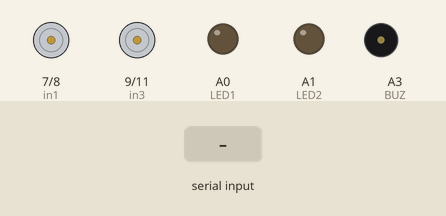
Bench run of a sketch on a simulated Arduino Uno, built with avr-gcc and run on an emulated ATmega328P. Parts: motor-driver pin pairs drawn as motors (green arrow = first pin HIGH = forward, orange = second pin HIGH = backward, longer = more drive), output pins drawn as LEDs (lit = HIGH), buzzer (waves = sounding, pin HIGH). The inputs (shaded band) are chosen by the test bench.

Above: at 1.2 s.
1.3 s: "F" received over Serial
At 2.5 s:
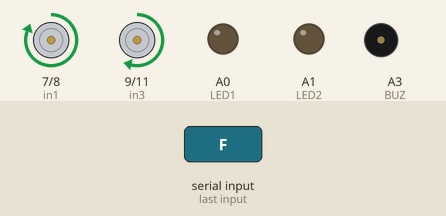
2.8 s: "B" received over Serial
At 3.8 s:
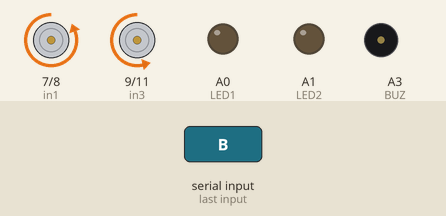
4.3 s: "L" received over Serial
At 5.3 s:
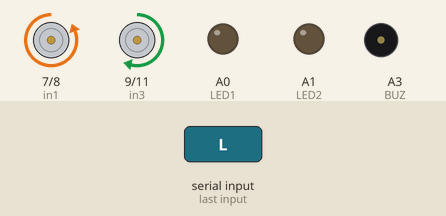
5.8 s: "R" received over Serial
At 6.4 s:
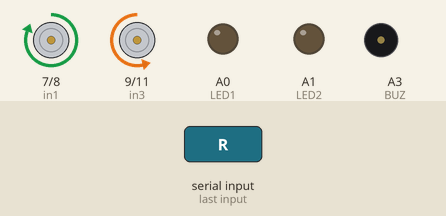
7.3 s: "G" received over Serial
At 7.6 s:
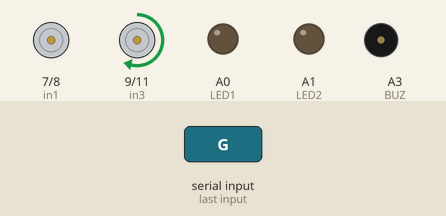
8.8 s: "I" received over Serial
At 9.9 s:
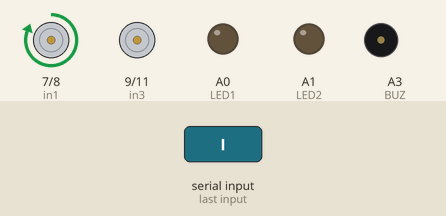
Timing chart, 0 to 11.3 s (numbered marks = the images above; inputs shaded):
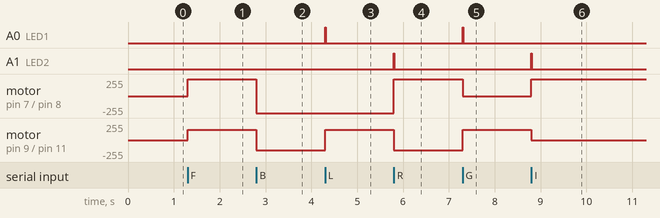

The sketch:

Bai1_BluetoothControlCar.ino.ino
```cpp
//Define L298n Motor Driver pins.
  #define in1 7
  #define in2 8
  #define in3 9
  #define in4 11
//Led and Buzzer
  #define LED 13
  #define LED2 A1
  #define LED1 A0
  #define BUZ A3
boolean lightFront = false;
boolean horn = false;
int Speed = 152; //204; 0 - 255.
int Speedsec;
int buttonState = 0;
int lastButtonState = 0;
int command; //Int to store app command state.
int Turnradius = 0; //Set the radius of a turn, 0 - 255 Note:the robot will malfunction if this is higher than int Speed.
int brakeTime = 45;
int brkonoff = 1; //1 for the electronic braking system, 0 for normal.
void setup() {
  pinMode(in1, OUTPUT);
  pinMode(in2, OUTPUT);
  pinMode(in3, OUTPUT);
  pinMode(in4, OUTPUT);
  pinMode(LED1, OUTPUT); //Set the LED right pin.
  pinMode(LED2, OUTPUT); //Set the LED left pin.
  pinMode(BUZ, OUTPUT); //Set the Buzzer pin.
  Serial.begin(9600);
}
void loop() {
  if (Serial.available() > 0) {
    command = Serial.read();
    Stop(); //Initialize with motors stoped.
  if (lightFront) {digitalWrite(LED1, HIGH); digitalWrite(LED2, HIGH);}
    if (!lightFront) {digitalWrite(LED1, LOW); digitalWrite(LED2, LOW);}
    //  if (lightLeft) {digitalWrite(LED2, HIGH); }//digitalWrite(light_BL, HIGH);}
    //  if (!lightLeft) {digitalWrite(LED2, LOW); }//digitalWrite(light_BL, LOW);}
    if (horn) {digitalWrite(BUZ, HIGH); delay(10); digitalWrite(BUZ, LOW);}
    if (!horn) {digitalWrite(BUZ, LOW);}
      switch (command) {
        case 'F':
          forward();
          break;
        case 'B':
          back();
          //buzzer();
          break;
        case 'L':
          left();
          lightLeft();
          //buzzer();
          break;
        case 'R':
          right();
          lightRight();
          //buzzer();
          break;
        case 'G':
          forwardleft();
          lightLeft();
          break;
        case 'I':
          forwardright();
          lightRight();
          break;
        case 'H':
          backleft();
          //buzzer();
          break;
        case 'J':
          backright();
          //buzzer();
          break;
        case '0':
          Speed = 100;
          break;
        case '1':
          Speed = 140;
          break;
        case '2':
          Speed = 153;
          break;
        case '3':
          Speed = 165;
          break;
        case '4':
          Speed = 178;
          break;
        case '5':
          Speed = 191;
          break;
        case '6':
          Speed = 204;
          break;
        case '7':
          Speed = 216;
          break;
        case '8':
          Speed = 229;
          break;
        case '9':
          Speed = 242;
          break;
        case 'q':
          Speed = 255;
          break;

        case 'W':lightFront = true;break;
        case 'w':lightFront = false;break;
  //      case 'U':lightLeft = true;break;
  //      case 'u':lightLeft = false;break;
        case 'V':horn = true;break;
        case 'v':horn = false;break;
      }
      Speedsec = Turnradius;
      if (brkonoff == 1) {
        brakeOn();
      } else {
        brakeOff();
      }
    }
  }

void forward() {
  analogWrite(in1, Speed);
  analogWrite(in3, Speed);
}

void back() {
  analogWrite(in2, Speed);
  analogWrite(in4, Speed);
}

void left() {
  analogWrite(in3, Speed);
  analogWrite(in2, Speed);
}

void right() {
  analogWrite(in4, Speed);
  analogWrite(in1, Speed);
}
void lightRight(){
  digitalWrite(LED2, HIGH);   // turn the LED on (HIGH is the voltage level)
  delay(10);
  digitalWrite(LED2, LOW);   // turn the LED on (HIGH is the voltage level)
  delay(10);
  }
void lightLeft(){
  digitalWrite(LED1, HIGH);   // turn the LED on (HIGH is the voltage level)
  delay(10);
  digitalWrite(LED1, LOW);   // turn the LED on (HIGH is the voltage level)
  delay(10);
  }
void buzzer(){
  digitalWrite(BUZ, HIGH);   // turn the BUZ on (HIGH is the voltage level)
  delay(10);
  digitalWrite(BUZ, LOW);   // turn the LED on (HIGH is the voltage level)
  delay(10);
  }
void forwardleft() {
  analogWrite(in1, Speedsec);
  analogWrite(in3, Speed);
}
void forwardright() {
  analogWrite(in1, Speed);
  analogWrite(in3, Speedsec);
}
void backright() {
  analogWrite(in2, Speed);
  analogWrite(in4, Speedsec);
}
void backleft() {
  analogWrite(in2, Speedsec);
  analogWrite(in4, Speed);
}

void Stop() {
  analogWrite(in1, 0);
  analogWrite(in2, 0);
  analogWrite(in3, 0);
  analogWrite(in4, 0);
}

void brakeOn() {
  //Here's the future use: an electronic braking system!
  // read the pushbutton input pin:
  buttonState = command;
  // compare the buttonState to its previous state
  if (buttonState != lastButtonState) {
    // if the state has changed, increment the counter
    if (buttonState == 'S') {
      if (lastButtonState != buttonState) {
        digitalWrite(in1, HIGH);
        digitalWrite(in2, HIGH);
        digitalWrite(in3, HIGH);
        digitalWrite(in4, HIGH);
        delay(brakeTime);
        Stop();
      }
    }
    // save the current state as the last state,
    //for next time through the loop
    lastButtonState = buttonState;
  }
}

void brakeOff() {

}
```

Measured:
- after the input at 1.3 s, motor on pin 7 (in1) / pin 8 (in2): stopped → forward 255/255 at once; motor on pin 9 (in3) / pin 11 (in4): stopped → forward 152/255 at once
- after the input at 2.8 s, motor on pin 7 (in1) / pin 8 (in2): forward 255/255 → backward 255/255 at once; motor on pin 9 (in3) / pin 11 (in4): forward 152/255 → backward 152/255 at once
- after the input at 4.3 s, A0 (LED1): LOW → HIGH at once, → LOW 0.01 s later; motor on pin 9 (in3) / pin 11 (in4): backward 152/255 → forward 152/255 at once
- after the input at 5.8 s, A1 (LED2): LOW → HIGH at once, → LOW 0.01 s later; motor on pin 7 (in1) / pin 8 (in2): backward 255/255 → forward 255/255 at once; motor on pin 9 (in3) / pin 11 (in4): forward 152/255 → backward 152/255 at once
- after the input at 7.3 s, A0 (LED1): LOW → HIGH at once, → LOW 0.01 s later; motor on pin 7 (in1) / pin 8 (in2): forward 255/255 → stopped at once; motor on pin 9 (in3) / pin 11 (in4): backward 152/255 → forward 152/255 at once
- after the input at 8.8 s, A1 (LED2): LOW → HIGH at once, → LOW 0.01 s later; motor on pin 7 (in1) / pin 8 (in2): stopped → forward 255/255 at once; motor on pin 9 (in3) / pin 11 (in4): forward 152/255 → stopped at once
